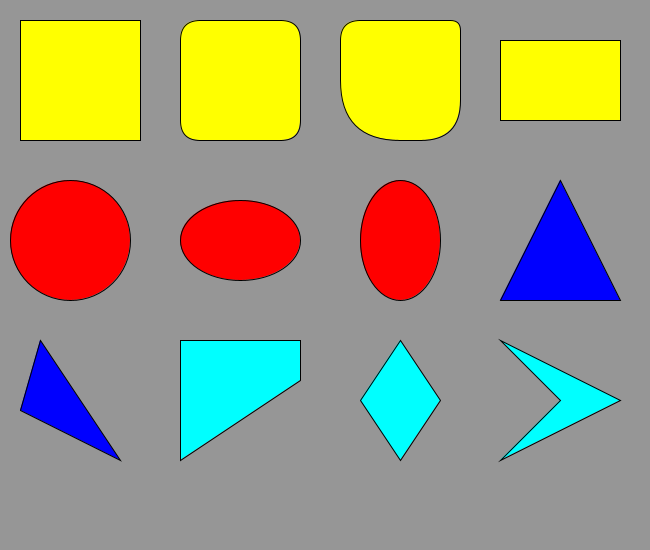
Frame 1 (no input)
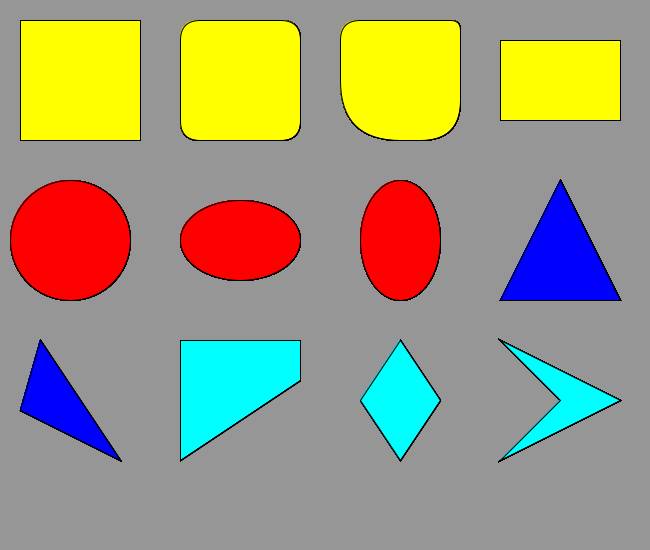
Frame 60 (the mouse pressed at the canvas centre just before this capture)
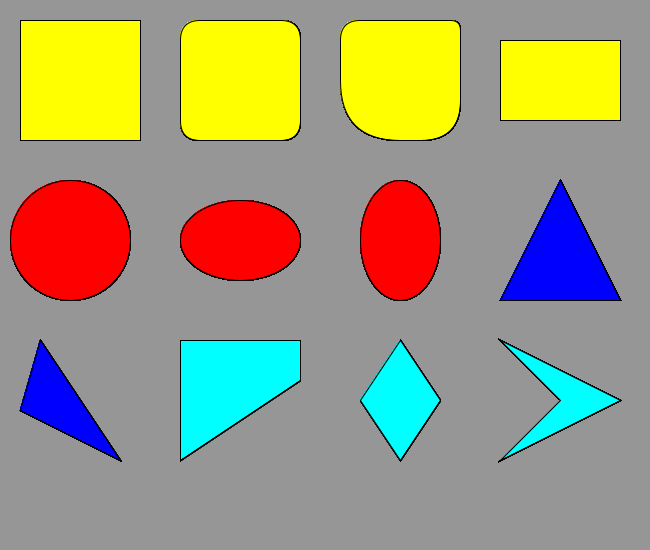
Frame 120 (the mouse held since frame 60 and released just before this capture)

The Processing sketch that drew these frames (run headless with seeded random() and noise(); from frame 60 on, the mouse is pressed at the canvas centre):

// Processing sketch: Shapes
// ── Shapes.pde
void setup() {
  size(650,550);
  background(150);
}
void draw() {
  fill(255, 255, 0);
  rect(20,20,120,120);
  rect(180,20,120,120,20);
  rect(340,20,120,120,20,10,40,80);
  rect(500,40,120,80);
  fill(255,0,0);
  ellipse(70,240,120,120);
  ellipse(240,240,120,80);
  ellipse(400,240,80,120);
  fill(0,0,255);
  triangle(560,180,620,300,500,300);
  triangle(40,340,120,460,20,410);
  fill(0,255,255);
  quad(180,340,300,340,300,380,180,460);
  quad(400,340,440,400,400,460,360,400);
  quad(500,340,620,400,500,460,560,400);
}
